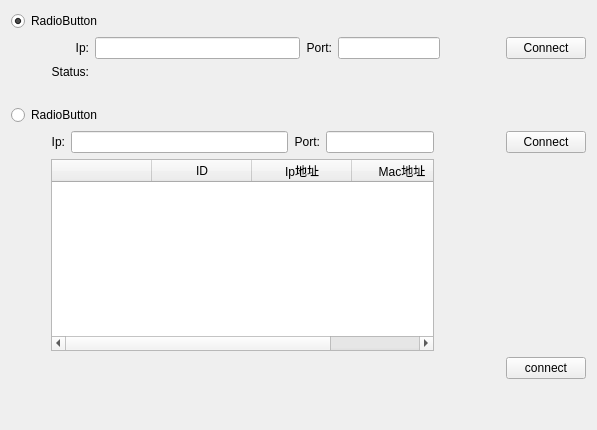
<?xml version="1.0" encoding="UTF-8"?>
<ui version="4.0">
 <class>NetworkSettingWidget</class>
 <widget class="QWidget" name="NetworkSettingWidget">
  <property name="geometry">
   <rect>
    <x>0</x>
    <y>0</y>
    <width>597</width>
    <height>430</height>
   </rect>
  </property>
  <property name="windowTitle">
   <string>NetworkSettingWidget</string>
  </property>
  <layout class="QGridLayout" name="gridLayout_2">
   <item row="0" column="0">
    <widget class="QRadioButton" name="radio_manual">
     <property name="text">
      <string>RadioButton</string>
     </property>
     <property name="checked">
      <bool>true</bool>
     </property>
    </widget>
   </item>
   <item row="1" column="0" colspan="2">
    <layout class="QGridLayout" name="gridLayout_manual" columnstretch="0,2,0,1,0,0">
     <property name="leftMargin">
      <number>40</number>
     </property>
     <item row="0" column="0">
      <widget class="QLabel" name="ipLabel">
       <property name="text">
        <string>Ip:</string>
       </property>
       <property name="alignment">
        <set>Qt::AlignRight|Qt::AlignTrailing|Qt::AlignVCenter</set>
       </property>
      </widget>
     </item>
     <item row="0" column="1">
      <widget class="QLineEdit" name="ipLineEdit"/>
     </item>
     <item row="0" column="2">
      <widget class="QLabel" name="portLabel">
       <property name="text">
        <string>Port:</string>
       </property>
       <property name="alignment">
        <set>Qt::AlignRight|Qt::AlignTrailing|Qt::AlignVCenter</set>
       </property>
      </widget>
     </item>
     <item row="0" column="3">
      <widget class="QLineEdit" name="portLineEdit"/>
     </item>
     <item row="0" column="4">
      <spacer name="horizontalSpacer_2">
       <property name="orientation">
        <enum>Qt::Horizontal</enum>
       </property>
       <property name="sizeType">
        <enum>QSizePolicy::Preferred</enum>
       </property>
       <property name="sizeHint" stdset="0">
        <size>
         <width>60</width>
         <height>20</height>
        </size>
       </property>
      </spacer>
     </item>
     <item row="0" column="5">
      <widget class="QPushButton" name="connectBtn">
       <property name="text">
        <string>Connect</string>
       </property>
      </widget>
     </item>
     <item row="1" column="0">
      <widget class="QLabel" name="statusLabel">
       <property name="text">
        <string>Status:</string>
       </property>
       <property name="alignment">
        <set>Qt::AlignRight|Qt::AlignTrailing|Qt::AlignVCenter</set>
       </property>
      </widget>
     </item>
     <item row="1" column="1">
      <widget class="QLabel" name="statusLabel_">
       <property name="text">
        <string/>
       </property>
      </widget>
     </item>
    </layout>
   </item>
   <item row="2" column="0" colspan="2">
    <spacer name="horizontalSpacer">
     <property name="orientation">
      <enum>Qt::Horizontal</enum>
     </property>
     <property name="sizeHint" stdset="0">
      <size>
       <width>330</width>
       <height>20</height>
      </size>
     </property>
    </spacer>
   </item>
   <item row="3" column="0">
    <widget class="QRadioButton" name="radio_dhcp">
     <property name="text">
      <string>RadioButton</string>
     </property>
    </widget>
   </item>
   <item row="4" column="0" colspan="2">
    <layout class="QGridLayout" name="gridLayout_dhcp" columnstretch="0,2,0,1,0,0">
     <property name="leftMargin">
      <number>40</number>
     </property>
     <item row="0" column="0">
      <widget class="QLabel" name="ipLabel_dhcp">
       <property name="text">
        <string>Ip:</string>
       </property>
       <property name="alignment">
        <set>Qt::AlignRight|Qt::AlignTrailing|Qt::AlignVCenter</set>
       </property>
      </widget>
     </item>
     <item row="0" column="1">
      <widget class="QLineEdit" name="ipLineEdit_dhcp"/>
     </item>
     <item row="0" column="2">
      <widget class="QLabel" name="portLabel_dhcp">
       <property name="text">
        <string>Port:</string>
       </property>
       <property name="alignment">
        <set>Qt::AlignRight|Qt::AlignTrailing|Qt::AlignVCenter</set>
       </property>
      </widget>
     </item>
     <item row="0" column="3">
      <widget class="QLineEdit" name="portLineEdit_dhcp"/>
     </item>
     <item row="0" column="4">
      <spacer name="horizontalSpacer_3">
       <property name="orientation">
        <enum>Qt::Horizontal</enum>
       </property>
       <property name="sizeType">
        <enum>QSizePolicy::Preferred</enum>
       </property>
       <property name="sizeHint" stdset="0">
        <size>
         <width>60</width>
         <height>20</height>
        </size>
       </property>
      </spacer>
     </item>
     <item row="0" column="5">
      <widget class="QPushButton" name="connect_dhcp_btn">
       <property name="text">
        <string>Connect</string>
       </property>
      </widget>
     </item>
     <item row="1" column="0" colspan="4">
      <widget class="QTableWidget" name="tableWidget_agvinfo">
       <attribute name="horizontalHeaderStretchLastSection">
        <bool>true</bool>
       </attribute>
       <column>
        <property name="text">
         <string/>
        </property>
       </column>
       <column>
        <property name="text">
         <string>ID</string>
        </property>
       </column>
       <column>
        <property name="text">
         <string>Ip地址</string>
        </property>
       </column>
       <column>
        <property name="text">
         <string>Mac地址</string>
        </property>
       </column>
      </widget>
     </item>
     <item row="2" column="0" colspan="5">
      <spacer name="horizontalSpacer_4">
       <property name="orientation">
        <enum>Qt::Horizontal</enum>
       </property>
       <property name="sizeHint" stdset="0">
        <size>
         <width>578</width>
         <height>20</height>
        </size>
       </property>
      </spacer>
     </item>
     <item row="2" column="5">
      <widget class="QPushButton" name="btn_connect">
       <property name="text">
        <string>connect</string>
       </property>
      </widget>
     </item>
    </layout>
   </item>
   <item row="5" column="1">
    <spacer name="verticalSpacer">
     <property name="orientation">
      <enum>Qt::Vertical</enum>
     </property>
     <property name="sizeHint" stdset="0">
      <size>
       <width>20</width>
       <height>40</height>
      </size>
     </property>
    </spacer>
   </item>
  </layout>
 </widget>
 <layoutdefault spacing="6" margin="11"/>
 <resources/>
 <connections/>
</ui>
